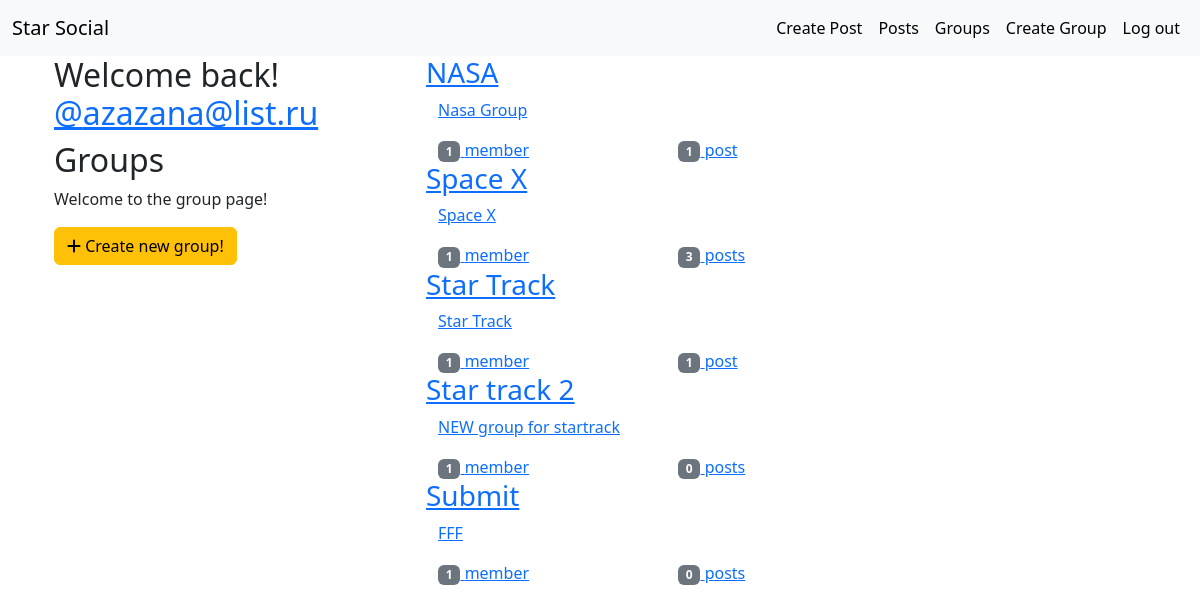
The page /groups/ (signed in) on the database its author committed.
### groups/models.py (models this page shows, shortened)
class Group(models.Model):
    name = models.CharField(max_length=255, unique=True)
    slug = models.SlugField(allow_unicode=True, unique=True)
    description = models.TextField(blank=True, default='')
    description_html = models.TextField(editable=False, default='', blank=True)
    members = models.ManyToManyField(User, through='GroupMember')
    class Meta:
        ordering = ['name']

### groups/views.py (the view)
# urls.py: path('', views.ListGroup.as_view(), name='all'),
class ListGroup(generic.ListView):
    model = Group

### groups/templates/groups/group_list.html
{%extends 'groups/group_base.html'%}
{% block pregroup %}
<div class="col-md-4">
    <div class="content">
        {% if user.is_authenticated %}
		<h2>Welcome back!
            <a href="{%url 'posts:for_user' username=user.username%}">
                @{{user.username}}
            </a>
        </h2>
        {%endif%}
        <h2>Groups</h2>
        <p>Welcome to the group page!</p>
    </div>
    {% if user.is_authenticated %}
        <a href="{%url 'groups:create' %}" class="btn btn-md btn fill btn-warning">
            <span class="fa fa-plus"></span>
            Create new group!
        </a>
    {%endif%}
</div>
{%endblock%}
{%block group_content%}
<div class="col-md-8">
    <div class="list-group">
        {%for group in object_list%}
        <a href="{%url 'groups:single' slug=group.slug%}">
            <h3 class="title list-group-item-heading">{{group.name}}</h3>
            <div class="list-group-item-text container-fluid">
                {{group.description_html|safe}}
                <div class="row">
                    <div class="col-md-4">
                        <span class="badge bg-secondary">{{group.members.count}}</span>
                        member{{group.members.count|pluralize}}
                    </div>
                    <div class="col-md-4">
                        <span class="badge bg-secondary">
                            {{group.posts.count}}</span>
                            post{{group.posts.count|pluralize}}
                    </div>
                </div>
            </div>
        </a>
        {%endfor%}
    </div>
</div>
{%endblock%}

### rows shown on the page
Group: name "NASA", description_html "Nasa Group", members.count "1", posts.count "1"
Group: name "Space X", description_html "Space X", members.count "1", posts.count "3"
Group: name "Star Track", description_html "Star Track", members.count "1", posts.count "1"
Group: name "Star track 2", description_html "NEW group for startrack", members.count "1", posts.count "0"
Group: name "Submit", description_html "FFF", members.count "1", posts.count "0"

### other values the page prints
{{ user.username }} "azazana@list.ru"
